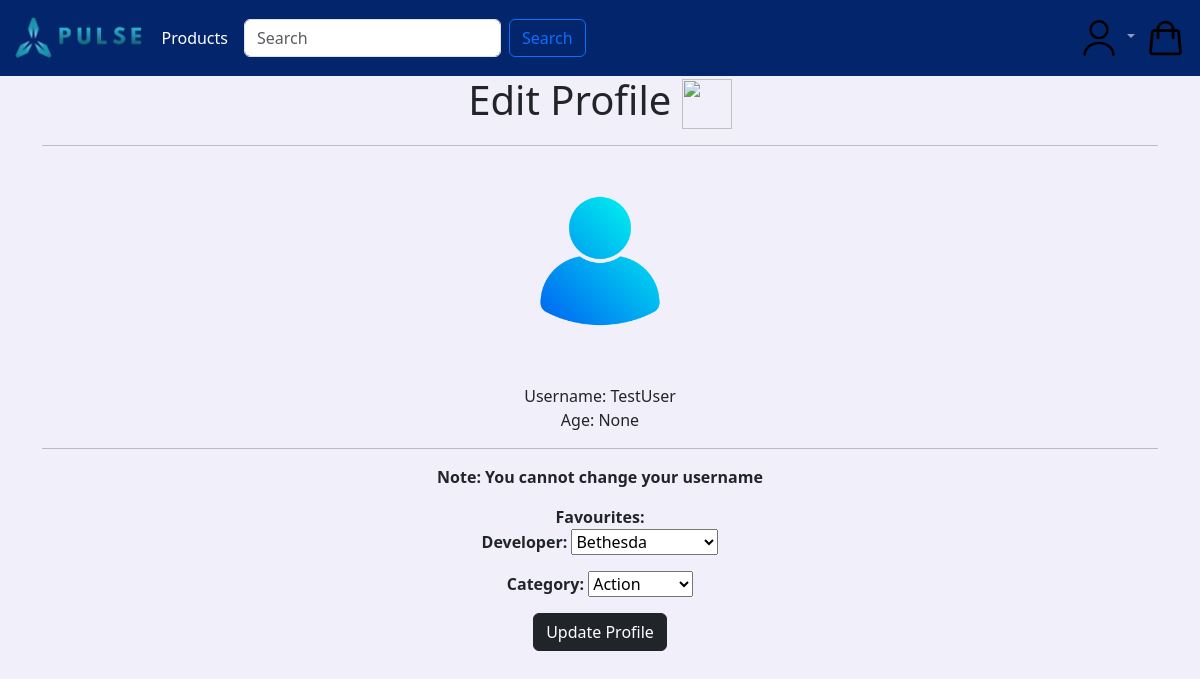
/edit_profile/7/ (signed in), run on an earlier commit of the app's database.
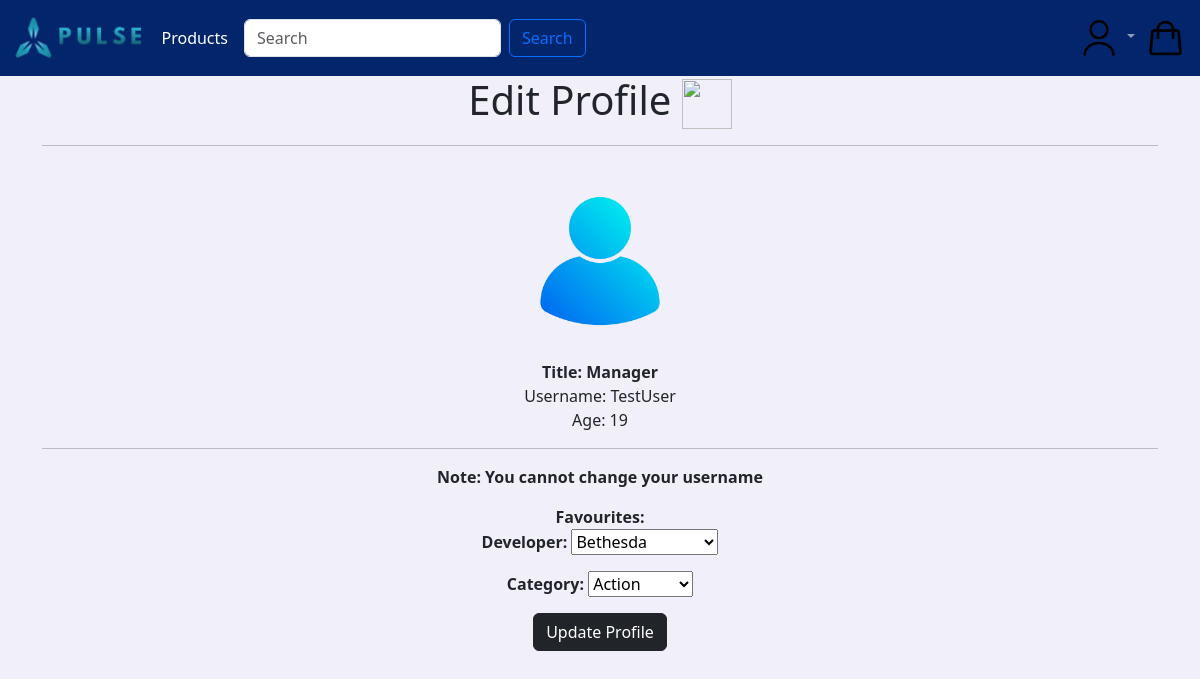
And on a later commit of the database.
### users/models.py (models this page shows, shortened)
class CustomUser(AbstractUser):
    age = models.PositiveIntegerField(null=True, blank=True)

class Profile(models.Model):
    user = models.OneToOneField(
        get_user_model(),
        null=True,
        on_delete=models.CASCADE,
    )
    date_of_birth = models.DateField(blank=True, null=True)
    Developer = models.ForeignKey(Developer, on_delete=models.CASCADE, null=True)
    Category = models.ForeignKey(Category, on_delete=models.CASCADE, null=True)

### users/views.py (the view)
# urls.py: path('edit_profile/<int:pk>/', ProfileEditView.as_view(), name='edit_profile'),
class ProfileEditView(UpdateView):
    model = Profile
    template_name = 'registration/edit_profile.html'
    fields = ['Developer', 'Category']

### cart/context_processors.py (called while the page is built)
def counter(request):
    item_count = 0
    if 'admin' in request.path:
        return {}
    else:
        try:
            cart = Cart.objects.filter(cart_id=_cart_id(request))
            cart_items = CartItem.objects.all().filter(cart=cart[:1])
            for cart_item in cart_items:
                item_count += cart_item.quantity
        except Cart.DoesNotExist:
            item_count = 0
    return {'item_count':item_count}

### cart/views.py (called while the page is built)
def _cart_id(request):
    cart = request.session.session_key
    if not cart:
        cart = request.session.create()
    return cart

### pages/models.py (called while the page is built)
    def __str__(self):
        return self.name

    def __str__(self):
        return self.name

### users/context_processors.py (called while the page is built)
def user_groups(request):
    if request.user.is_authenticated:
        return {'is_manager': request.user.groups.filter(name='Manager').exists()}
    return {'is_manager': False}

### templates/registration/edit_profile.html (shortened to what this page needs)
{% extends 'base.html' %}
{% load static %}
{% block content %}
{% if user.is_authenticated %}
<div class="text-center form-group">
    <h1>Edit Profile <img src="{% static 'images/edit.webp' %}" alt="" height="50rem" width="50rem"></h1>
    <hr class="rounded">
    <br>
    <div>
    <img src="{% static 'images/icon1.png' %}" alt="" height="150rem" width="150rem">
    </div>
    <br>
{% if is_manager %}
        <strong>Title: Manager</strong>
        {% endif %}
    <br>
        Username: {{ user.profile.user }}
    <br>
        Age: {{ user.age }}
    <br>
    <hr class="rounded">
    <strong><p>Note: You cannot change your username</p></strong>
    <form method="POST">
       <strong>Favourites: {{ form.as_p }}</strong>
        <input class="btn btn-dark" type="submit" value="Update Profile">
    </form>
</div>
{% endif %}
{% endblock content %}

What changed in the data, as far as the page shows it:
changed CustomUser "TestUser": age "None" → "19"
Also different on the page:
text now shown: "Title: Manager"
